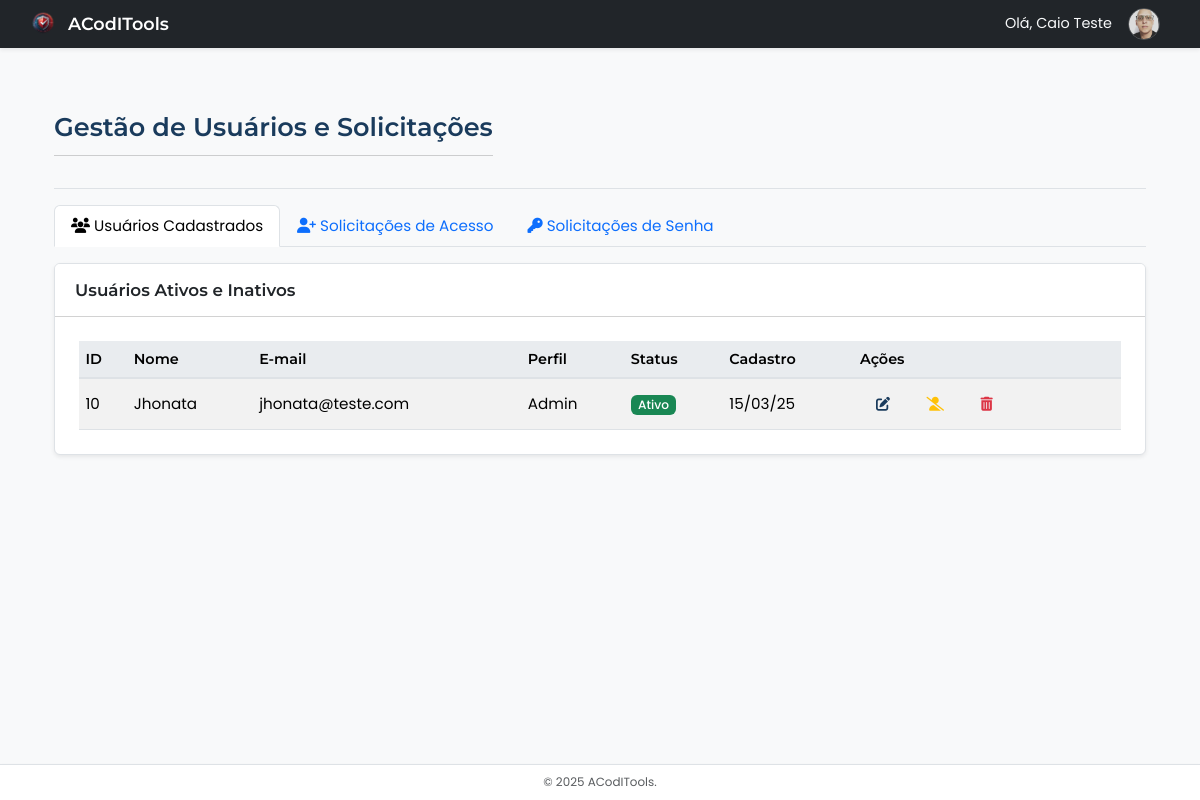
The app's page /admin/usuarios.php (signed in), older data.
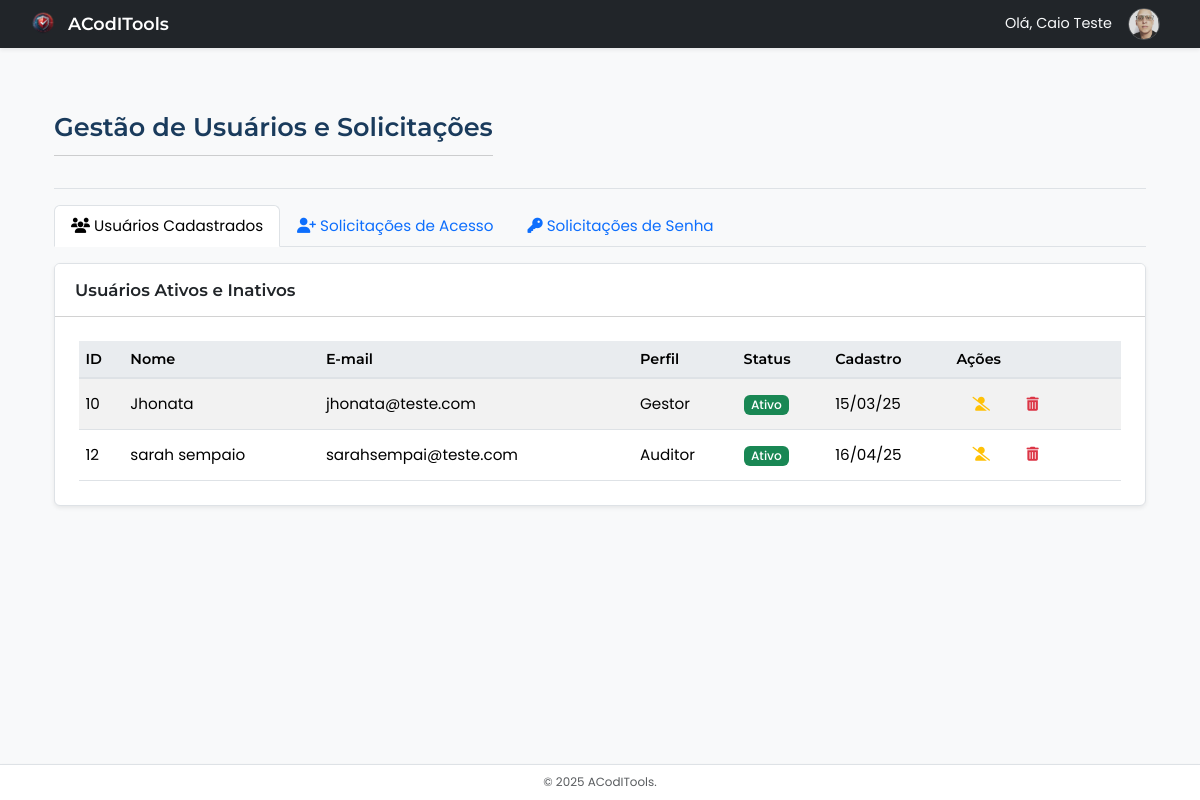
The same page, newer data.
### tables this page shows
CREATE TABLE `usuarios` (
  `id` int(11) NOT NULL,
  `nome` varchar(255) NOT NULL,
  `email` varchar(255) NOT NULL,
  `senha` varchar(255) NOT NULL,
  `perfil` enum('admin','auditor','gestor','usuario') NOT NULL DEFAULT 'usuario',
  `ativo` tinyint(1) NOT NULL DEFAULT 1,
  `data_cadastro` datetime NOT NULL DEFAULT current_timestamp(),
  `foto` varchar(255) DEFAULT NULL,
  `primeiro_acesso` tinyint(1) NOT NULL DEFAULT 1 COMMENT '0 = Não é o primeiro acesso, 1 = Primeiro acesso',
  `empresa_id` int(11) DEFAULT NULL
);

### includes/admin_functions.php (called while the page is built, shortened)
<?php
function getUsuarios($conexao, $excluir_admin_id = null, $pagina = 1, $itens_por_pagina = 10) {
    $offset = ($pagina - 1) * $itens_por_pagina;
    $sql = "SELECT id, nome, email, perfil, ativo, data_cadastro FROM usuarios";
    $params = [];
    if ($excluir_admin_id !== null) {
        $sql .= " WHERE id != ?";
        $params[] = $excluir_admin_id;
    }
    $sql .= " ORDER BY nome LIMIT ?, ?";
    $params[] = $offset;
    $params[] = $itens_por_pagina;
    $stmt = $conexao->prepare($sql);
    $stmt->execute($params);
    $usuarios = $stmt->fetchAll(PDO::FETCH_ASSOC);
    $sql_count = "SELECT COUNT(*) FROM usuarios";
    $params_count = [];
    if ($excluir_admin_id !== null) {
        $sql_count .= " WHERE id != ?";
        $params_count[] = $excluir_admin_id;
    }
    $stmt_count = $conexao->prepare($sql_count);
    $stmt_count->execute($params_count);
    $total_usuarios = $stmt_count->fetchColumn();
    $total_paginas = ceil($total_usuarios / $itens_por_pagina);
    return [
        'usuarios' => $usuarios,
        'paginacao' => [
            'pagina_atual' => $pagina,
            'total_paginas' => $total_paginas,
            'total_usuarios' => $total_usuarios,
        ]
    ];
}

### admin/usuarios.php (the view, shortened to what the changed rows need)
<?php
require_once __DIR__ . '/../includes/config.php';
require_once __DIR__ . '/../includes/layout_admin.php';
require_once __DIR__ . '/../includes/admin_functions.php';
$pagina_atual = $_GET['pagina'] ?? 1;
$pagina_atual = max(1, (int)$pagina_atual);
$itens_por_pagina = 10;
$usuarios_data = getUsuarios($conexao, $_SESSION['usuario_id'], $pagina_atual, $itens_por_pagina);
$usuarios = $usuarios_data['usuarios'];
$title = "ACodITools - Gestão de Usuários e Solicitações";
echo getHeaderAdmin($title);
?>
<div class="container-fluid">
    <div class="d-flex justify-content-between flex-wrap flex-md-nowrap align-items-center pt-3 pb-2 mb-3 border-bottom">
        <h1 class="h2">Gestão de Usuários e Solicitações</h1>
    </div>
    <div class="tab-content" id="adminUserTabsContent">
        <div class="tab-pane fade show active" id="usuarios-content" role="tabpanel" aria-labelledby="usuarios-tab">
            <div class="card">
                 <div class="card-body">
                    <div class="table-responsive">
                        <table class="table table-striped table-hover table-sm"> <?php  ?>
                            <thead>
                                <tr>
                                    <th>ID</th>
                                    <th>Nome</th>
                                    <th>E-mail</th>
                                    <th>Perfil</th>
                                    <th>Status</th>
                                    <th>Cadastro</th>
                                    <th>Ações</th>
                                </tr>
                            </thead>
                            <tbody>
                                <?php if (empty($usuarios)): ?>
                                    <tr><td colspan="7" class="text-center text-muted">Nenhum usuário encontrado (além de você).</td></tr>
                                <?php else: ?>
                                    <?php foreach ($usuarios as $usuario): ?>
                                        <tr>
                                            <td><?= htmlspecialchars($usuario['id']) ?></td>
                                            <td><?= htmlspecialchars($usuario['nome']) ?></td>
                                            <td><?= htmlspecialchars($usuario['email']) ?></td>
                                            <td><?= htmlspecialchars(ucfirst($usuario['perfil'])) ?></td>
                                            <td>
                                                <span class="badge <?= $usuario['ativo'] ? 'bg-success' : 'bg-secondary' ?>">
                                                    <?= $usuario['ativo'] ? 'Ativo' : 'Inativo' ?>
                                                </span>
                                            </td>
                                            <td><?= htmlspecialchars((new DateTime($usuario['data_cadastro']))->format('d/m/y')) ?></td>
                                            <td>
                                                <div class="d-flex flex-nowrap"> <?php  ?>
                                                    <?php if ($usuario['perfil'] == 'auditor'): ?>
                                                    <?php elseif ($usuario['perfil'] == 'gestor'): ?>
                                                    <?php else: ?>
                                                        <a href="<?= BASE_URL ?>admin/editar_usuario.php?id=<?= $usuario['id'] ?>" class="btn btn-sm btn-outline-primary me-1" title="Editar"><i class="fas fa-edit"></i></a>
                                                    <?php endif; ?>
                                                    <?php if ($usuario['ativo']): ?>
                                                        <form method="POST" action="<?= BASE_URL ?>admin/usuarios.php" class="d-inline me-1" onsubmit="return confirm('Tem certeza que deseja DESATIVAR este usuário?');">
                                                            <button type="submit" class="btn btn-sm btn-outline-warning" title="Desativar"><i class="fas fa-user-slash"></i></button>
                                                        </form>
                                                    <?php endif; ?>
                                                    <form method="POST" action="<?= BASE_URL ?>admin/usuarios.php" class="d-inline" onsubmit="return confirm('ATENÇÃO! Tem certeza que deseja EXCLUIR PERMANENTEMENTE este usuário? Esta ação não pode ser desfeita.');">
                                                        <button type="submit" class="btn btn-sm btn-outline-danger" title="Excluir"><i class="fas fa-trash-alt"></i></button>
                                                    </form>
                                                </div>
                                            </td>
                                        </tr>
                                    <?php endforeach; ?>
                                <?php endif; ?>
                            </tbody>
                        </table>
                    </div>
                </div>
            </div>
        </div>
    </div> <?php  ?>
</div> <?php  ?>
<?php
echo getFooterAdmin();
?>

Row changes from the older to the newer data that the page shows:
changed usuarios "Jhonata": perfil "Admin" → "Gestor"
added usuarios: id "12", nome "sarah sempaio", email "sarahsempai@teste.com", perfil "Auditor", ativo "Ativo", data_cadastro "16/04/25"
